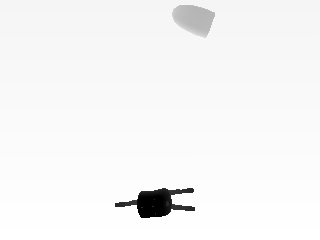
#> input picture test_images/7.jpg, 320 x 240 px
$ python preprocess.py
#> lines starting #> are read from the running program, lines starting #| are printed output that depends on the picture; after the words box and inside, x2 and y2 are one past the last pixel; in counts of white or black regions, pixels touching at a corner belong together
import cv2 as cv
import numpy as np
from math import atan2, cos, sin
from constants import *
from utils import *


# [78 lines left out: functions extract_image_features, draw_axes, not called in this run]


def generate_state_vector(img_path, img_ref_path, threshold=100, invert=True, show_img=False):
#> called with img_path = 'test_images/7.jpg', img_ref_path = 'test_images/7_ref.jpg', threshold = 50, invert = False, show_img = True
    img = cv.imread(img_path)
#> img is the input picture: shape (240, 320, 3); min 0, max 255, mean 245.6
    img_ref = cv.imread(img_ref_path)
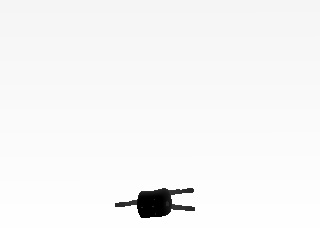
#> input picture test_images/7_ref.jpg, 320 x 240 px
#> img_ref is the input picture: shape (240, 320, 3); min 0, max 255, mean 246.3
    img_subtract = img - img_ref
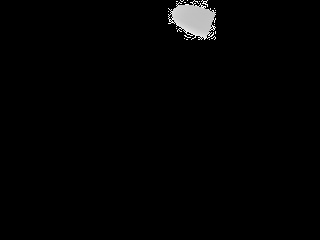
#> img_subtract: shape (240, 320, 3); min 0, max 255, mean 3.3

    assert img.shape == img_ref.shape, 'Mismatch image and ref image dimensions'

    blank = np.zeros(img_subtract.shape, np.uint8)
    gray = cv.cvtColor(img_subtract, cv.COLOR_BGR2GRAY)

    if invert:
        gray = 255 - gray

    _, thresh = cv.threshold(gray, threshold, 255, cv.THRESH_BINARY)
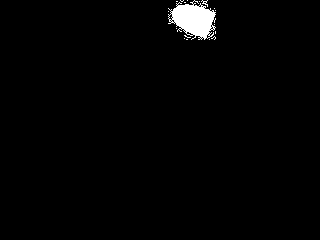
#> thresh: shape (240, 320); 1.6% white; 18 white regions (17 under 20 px)
    contours, _ = cv.findContours(thresh, cv.RETR_EXTERNAL, cv.CHAIN_APPROX_SIMPLE)
#> contours = 18 contours, 17 with area under 20; largest, box (x1, y1, x2, y2) and area: (168, 0, 216, 40) 1088

    for i, points in enumerate(contours):
        area = cv.contourArea(points)
        if area < AREA_MIN_THRESHOLD or area > AREA_MAX_THRESHOLD:
            continue

        # assume there will be only one object only
        cv.drawContours(blank, contours, i, CONTOUR_COLOR, 2)
        axes, major_idx, minor_idx, angle = extract_image_features(points, blank)

        if show_img:
            draw_axes(blank, axes, major_idx, minor_idx)
            cv.imshow('img', img)
            cv.imshow('img_ref', img_ref)
            cv.imshow('img - img_ref', img - img_ref)
            cv.imshow('gray', gray)
            cv.imshow('thresh', thresh)
            cv.imshow('res', blank)
            cv.waitKey(0)
            cv.destroyAllWindows()
        return [
            axes[major_idx]['center'][0],
            axes[major_idx]['center'][1],
            img[axes[major_idx]['center'][1]][axes[major_idx]['center'][0]][0],
            axes[major_idx]['len'],
            axes[minor_idx]['len'],
            cos(angle),
            sin(angle),
            img[axes[2]['center'][1]][axes[2]['center'][0]][0],
            axes[2]['len'],
            img[axes[3]['center'][1]][axes[3]['center'][0]][0],
            axes[3]['len'],
        ]
#> this loop made 16 passes
#> area on pass 16: 1088.5
#> blank: shape (240, 320, 3); every value is 0


if __name__ == '__main__':
#> (the run stopped early here; a loop or call above may not have finished)
